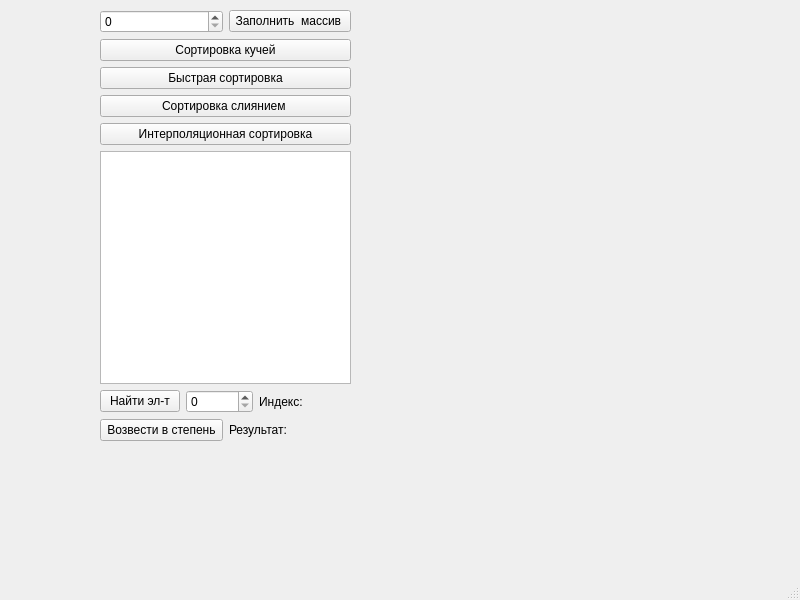
<?xml version="1.0" encoding="UTF-8"?>
<ui version="4.0">
 <class>MainWindow</class>
 <widget class="QMainWindow" name="MainWindow">
  <property name="geometry">
   <rect>
    <x>0</x>
    <y>0</y>
    <width>800</width>
    <height>600</height>
   </rect>
  </property>
  <property name="windowTitle">
   <string>MainWindow</string>
  </property>
  <widget class="QWidget" name="centralwidget">
   <widget class="QWidget" name="verticalLayoutWidget">
    <property name="geometry">
     <rect>
      <x>100</x>
      <y>10</y>
      <width>251</width>
      <height>431</height>
     </rect>
    </property>
    <layout class="QVBoxLayout" name="verticalLayout">
     <item>
      <layout class="QHBoxLayout" name="horizontalLayout">
       <item>
        <widget class="QSpinBox" name="spinBox">
         <property name="maximum">
          <number>100000</number>
         </property>
        </widget>
       </item>
       <item>
        <widget class="QPushButton" name="Fill_Array_Button">
         <property name="text">
          <string>Заполнить  массив </string>
         </property>
        </widget>
       </item>
      </layout>
     </item>
     <item>
      <layout class="QHBoxLayout" name="horizontalLayout_3">
       <item>
        <widget class="QPushButton" name="Heap_Sort_Button">
         <property name="text">
          <string>Сортировка кучей</string>
         </property>
        </widget>
       </item>
      </layout>
     </item>
     <item>
      <layout class="QHBoxLayout" name="horizontalLayout_4">
       <item>
        <widget class="QPushButton" name="Quick_Sort_Button">
         <property name="text">
          <string>Быстрая сортировка</string>
         </property>
        </widget>
       </item>
      </layout>
     </item>
     <item>
      <layout class="QHBoxLayout" name="horizontalLayout_5">
       <item>
        <widget class="QPushButton" name="pushButton_3">
         <property name="text">
          <string>Сортировка слиянием </string>
         </property>
        </widget>
       </item>
      </layout>
     </item>
     <item>
      <layout class="QHBoxLayout" name="horizontalLayout_6">
       <item>
        <widget class="QPushButton" name="Interpol_Sort_Button">
         <property name="text">
          <string>Интерполяционная сортировка</string>
         </property>
        </widget>
       </item>
      </layout>
     </item>
     <item>
      <layout class="QHBoxLayout" name="horizontalLayout_2">
       <item>
        <widget class="QTextEdit" name="textEdit"/>
       </item>
      </layout>
     </item>
     <item>
      <layout class="QHBoxLayout" name="horizontalLayout_7">
       <item>
        <widget class="QPushButton" name="Find_El_Button">
         <property name="text">
          <string>Найти эл-т</string>
         </property>
        </widget>
       </item>
       <item>
        <widget class="QSpinBox" name="spinBox_2">
         <property name="maximum">
          <number>100000</number>
         </property>
        </widget>
       </item>
       <item>
        <widget class="QLabel" name="label">
         <property name="text">
          <string>Индекс: </string>
         </property>
        </widget>
       </item>
       <item>
        <spacer name="horizontalSpacer_2">
         <property name="orientation">
          <enum>Qt::Horizontal</enum>
         </property>
         <property name="sizeHint" stdset="0">
          <size>
           <width>40</width>
           <height>20</height>
          </size>
         </property>
        </spacer>
       </item>
      </layout>
     </item>
     <item>
      <layout class="QHBoxLayout" name="horizontalLayout_8">
       <item>
        <widget class="QPushButton" name="pushButton_6">
         <property name="text">
          <string>Возвести в степень</string>
         </property>
        </widget>
       </item>
       <item>
        <widget class="QLabel" name="label_2">
         <property name="text">
          <string>Результат: </string>
         </property>
        </widget>
       </item>
      </layout>
     </item>
    </layout>
   </widget>
  </widget>
  <widget class="QMenuBar" name="menubar">
   <property name="geometry">
    <rect>
     <x>0</x>
     <y>0</y>
     <width>800</width>
     <height>23</height>
    </rect>
   </property>
  </widget>
  <widget class="QStatusBar" name="statusbar"/>
 </widget>
 <resources/>
 <connections/>
</ui>
